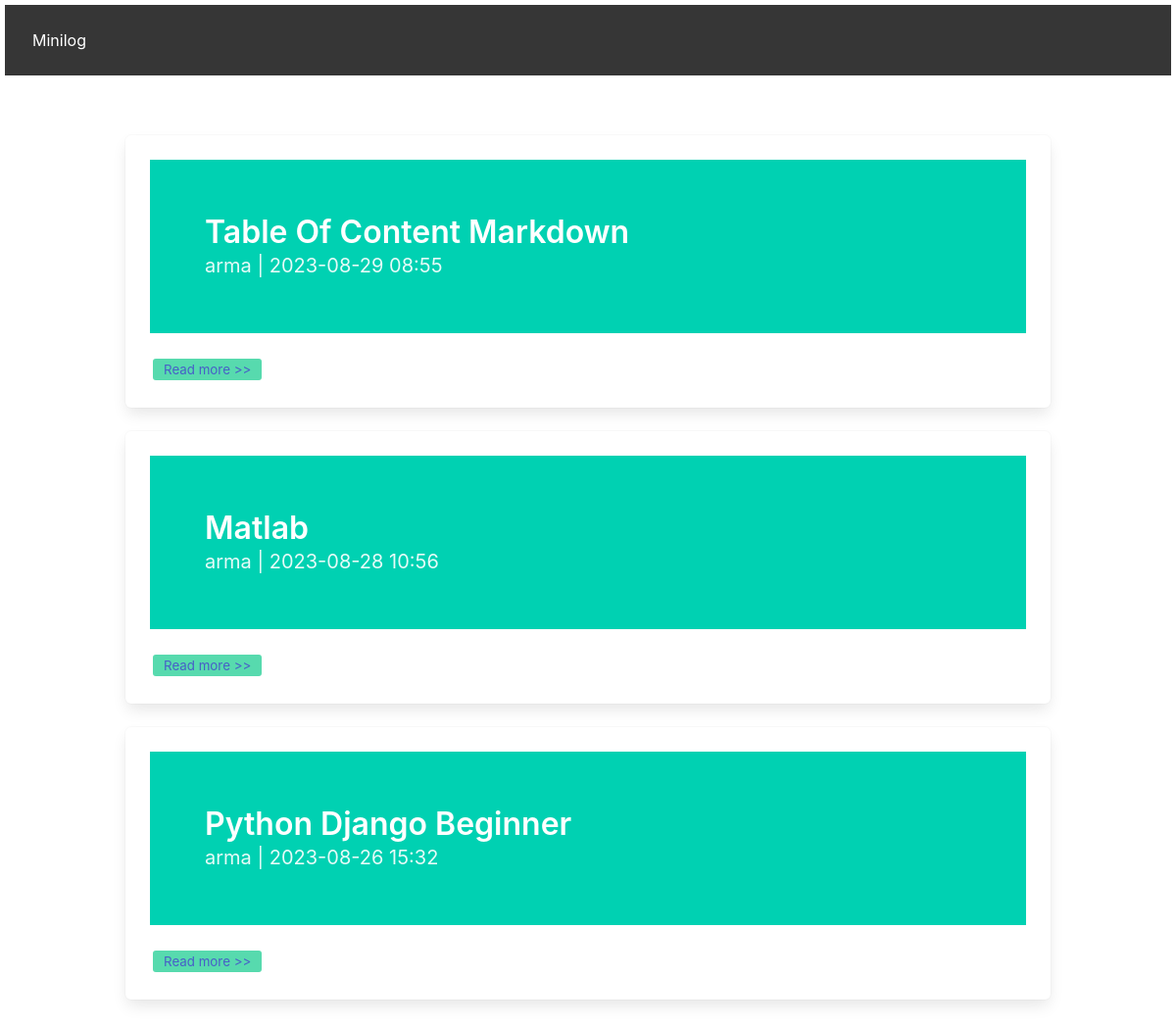
The app's page /, older data.
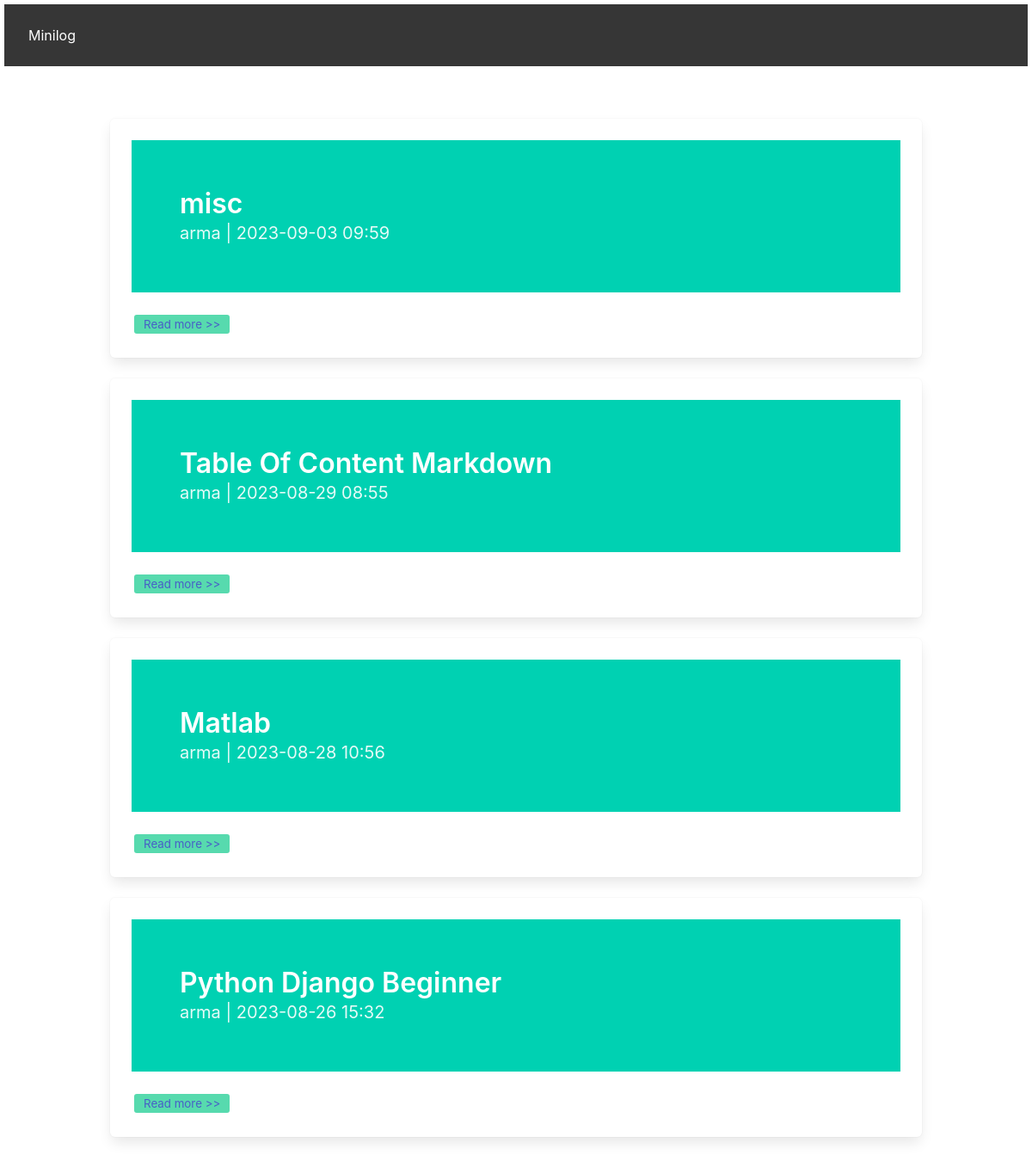
The same page, newer data.
### post/models.py (models this page shows, shortened)
class Post(models.Model):
    post_id = models.AutoField(auto_created=True,primary_key=True)
    author = models.CharField(max_length=30,null=False)
    title = models.CharField(max_length=200)
    intro = models.TextField()
    body = models.TextField()
    created_at = models.DateTimeField(auto_now_add=True)
    slug = models.SlugField(null=True, blank=True,unique=True,db_index=True, editable=False)
    def formated_markdown_intro(self):
        return markdownify(self.intro)

### post/views.py (the view)
# urls.py: path('',views.index, name='index'),
def index(request):
    posts = Post.objects.all().order_by('-created_at')
    return render(request,'index.html',{'posts':posts})

### post/templates/index.html (shortened to what this page needs)
{% extends 'base.html' %}
{% load static %}
{% load emoji_tags%}
{% block content %}
    {% for post in posts %}
        <div class="box">
            <section class="hero is-primary">
                <div class="hero-body">
                    <p class="title">{{ post.title }}</p>
                    <p class="subtitle">{{post.author}} | {{ post.created_at|date:"Y-m-d H:i" }}</p>
                </div>
            </section>
            <div class="content">
                <button style="background-color: rgb(87, 218, 174); border: 0; border-radius: 3px;">
                <a href="{% url 'detail' post.post_id %}">Read more >> </a>
                </button>
            </div>
        </div>
    {% endfor %}
{% endblock %}

Row changes from the older to the newer data that the page shows:
added Post: title "misc", author "arma", created_at "2023-09-03 09:59"
